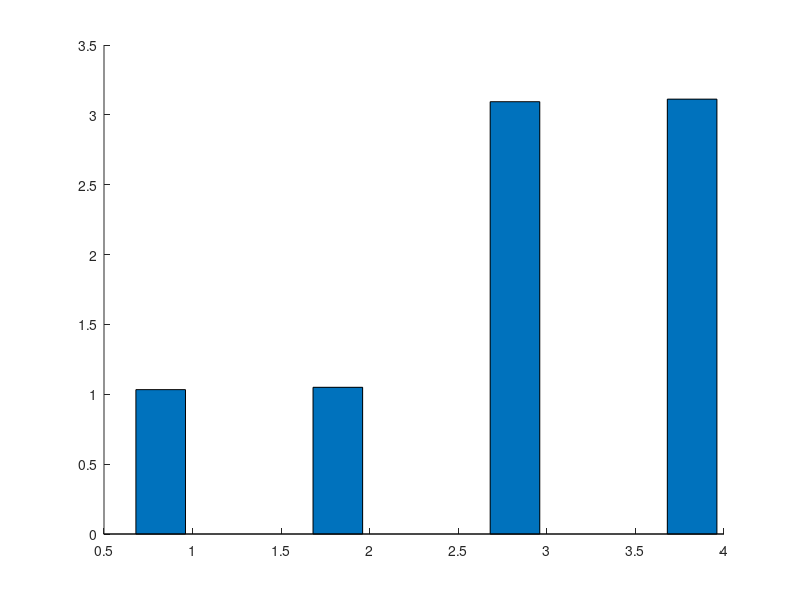

MATLAB code to generate this figure: (Note: this script raises an error after producing the figure.)

response_time =[
1.03333333333 1.03333333333;
1.05 1.03333333333;
3.09416666667 2.02916666667;
3.1125 2.04166666667;
];

bar(response_time, 'group');
xlim([0.5, 4.5]);
%ylim([0, 5]);
legend('Our Solution', 'iASK', 'SOS');
ylabel('Response Time (hour)');
xlabel('Answerer');

% for 3-column figures
set(gca,'FontSize',20)
set(gca, 'FontName', 'Times New Roman');
set(gca,'TickDir','out')
set(get(gca, 'xlabel'), 'interpreter', 'latex');
set(get(gca, 'xlabel'), 'FontName', 'Times New Roman');
set(get(gca, 'xlabel'), 'FontSize', 20);
set(get(gca, 'ylabel'), 'interpreter', 'latex');
set(get(gca, 'ylabel'), 'FontName', 'Times New Roman');
set(get(gca, 'ylabel'), 'FontSize', 20);
set(legend(), 'interpreter', 'latex');
set(legend(), 'FontName', 'Times New Roman');
set(legend(), 'FontSize', 20);
set(gcf, 'WindowStyle', 'normal');
set(gca, 'Unit', 'inches');
set(gca, 'Position', [.65 .65 4.6 3.125]);
set(gcf, 'Unit', 'inches');
set(gcf, 'Position', [0.25 2.5 5.5 4.05]);
 % for 3-column figures
set(gca,'FontSize',20)
set(gca, 'FontName', 'Times New Roman');
set(gca,'TickDir','out')
set(get(gca, 'xlabel'), 'interpreter', 'latex');
set(get(gca, 'xlabel'), 'FontName', 'Times New Roman');
set(get(gca, 'xlabel'), 'FontSize', 20);
set(get(gca, 'ylabel'), 'interpreter', 'latex');
set(get(gca, 'ylabel'), 'FontName', 'Times New Roman');
set(get(gca, 'ylabel'), 'FontSize', 20);
set(legend(), 'interpreter', 'latex');
set(legend(), 'FontName', 'Times New Roman');
set(legend(), 'FontSize', 20);
set(gcf, 'WindowStyle', 'normal');
set(gca, 'Unit', 'inches');
set(gca, 'Position', [.65 .65 4.6 3.125]);
set(gcf, 'Unit', 'inches');
set(gcf, 'Position', [0.25 2.5 5.5 4.05]);